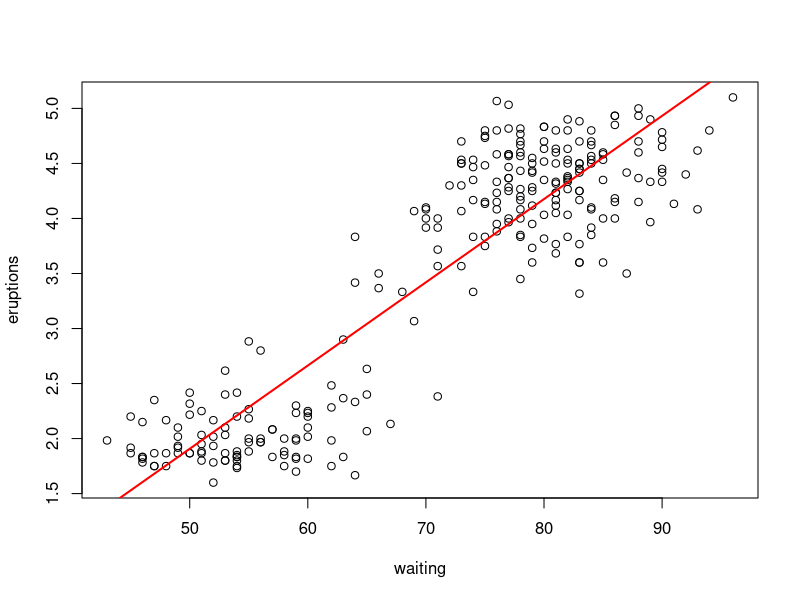
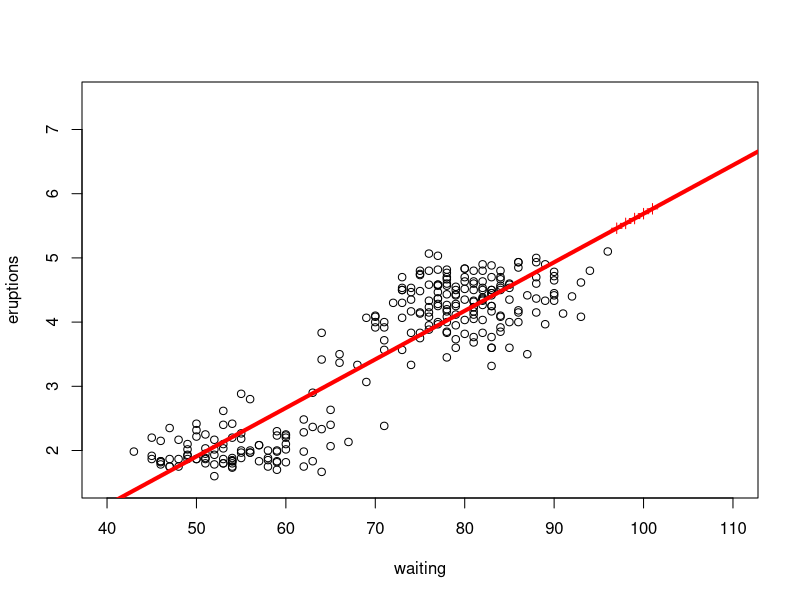
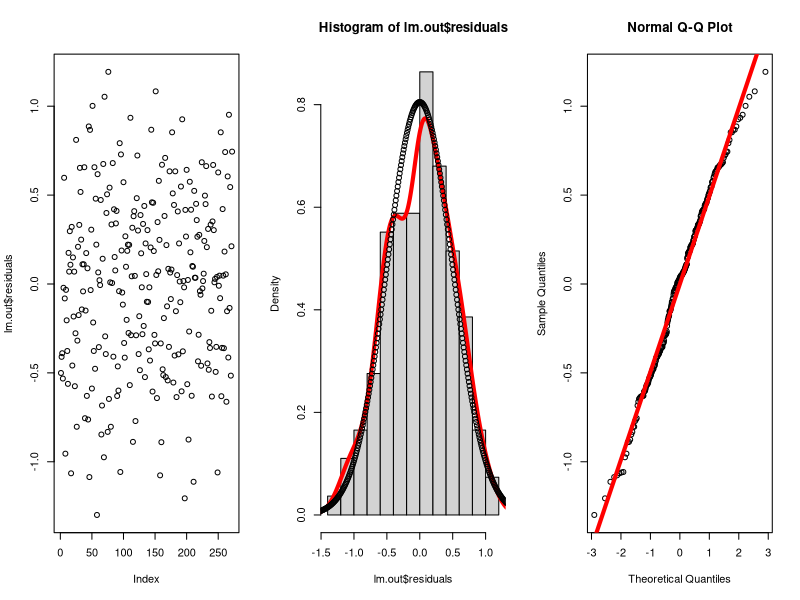

Write the R code that produced these figures, in order. (Note: this script raises an error after producing the figures.)
# (b)
attach(faithful)
plot(waiting, eruptions)
lm.out <- lm(eruptions ~ waiting)
lm.out$coefficients
abline(lm.out, lwd=2, col="red")
lm.out.summ = summary(lm.out)
r_adj <-lm.out.summ$adj.r.squared

# (c)
waiting_time = 80
predict(lm.out, data.frame(waiting=waiting_time), interval="confidence")
waiting_times = max(waiting) + c(1:5)
predict(lm.out, data.frame(waiting=waiting_times), interval="confidence")
plot(waiting, eruptions, xlim=c(40,110), ylim=c(1.5,7.5))
abline(lm.out, lwd=4, col="red")
points(waiting_times, predict(lm.out, data.frame(waiting=waiting_times)), col="red", pch=3)
detach(faithful)

# (d)
lm.out$coefficients
summary(lm.out)$coefficients[, 4] # p-values
par(mfrow=c(1,3))
plot(lm.out$residuals)
hist(lm.out$residuals, freq=FALSE)
lines(density(lm.out$residuals), lwd=4, col="red")
m = 0
s = sd(lm.out$residuals)
g = seq(-5,5,length=1000)
points(g, dnorm(g,m,s))
qqlm = qqnorm(lm.out$residuals)
abline(lm(qqlm$y ~ qqlm$x), lwd=4, col="red")

# (e)
mylm <- function(x, y){
  xm = x - mean(x)
  ym = y - mean(y)
  beta = sum(xm*ym)/sum(xm*xm)
  alpha = mean(y-beta*x)
  resid = y - alpha - beta*x
  return(list(alpha, beta, resid))
}
mylm(waiting, eruptions)
